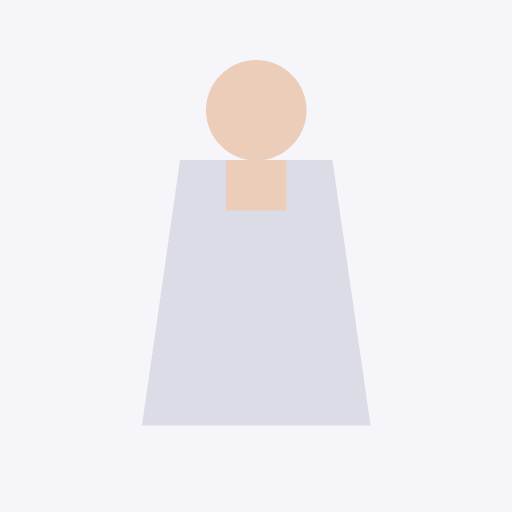
#> input picture examples/person/person_01.png, 1024 x 1024 px (shown at 1/2 size); its folder holds only this picture in this run
$ python run_catvton_test.py
#> lines starting #> are read from the running program, lines starting #| are printed output that depends on the picture
from __future__ import annotations

import argparse
import json
import logging
import sys
from pathlib import Path
from PIL import Image, ImageDraw

workspace_root = Path(__file__).resolve().parents[2]
if str(workspace_root) not in sys.path:
    sys.path.insert(0, str(workspace_root))

from src.virtual_tryon.models import PersonConditioningInput, GarmentConditioningInput
from src.virtual_tryon.tryon_pipeline import TryOnConfig, VirtualTryOnPipeline
from src.models.model_manager import ModelManager


def main():
    parser = argparse.ArgumentParser(description="FabricVision-AI Automated CatVTON Virtual Try-On Pipeline")
    parser.add_argument("--person_image", type=str, default=None, help="Path to target person image")
    parser.add_argument("--garment_image", type=str, default=None, help="Path to FLUX generated garment image")
    parser.add_argument("--allow_fallback", action="store_true", default=False, help="Allow fallback generation if model weights missing")
    args = parser.parse_args()

    logging.basicConfig(level=logging.INFO, format="%(asctime)s - %(name)s - %(levelname)s - %(message)s")

    # 1. Resolve Person Image
    if args.person_image:
        person_path = Path(args.person_image)
    else:
        person_path = workspace_root / "examples" / "person" / "person_01.png"
        if not person_path.exists():
            person_path.parent.mkdir(parents=True, exist_ok=True)
            img = Image.new("RGB", (1024, 1024), color=(240, 240, 245))
            draw = ImageDraw.Draw(img)
            draw.ellipse([412, 120, 612, 320], fill=(235, 205, 185))
            draw.polygon([(360, 320), (664, 320), (740, 850), (284, 850)], fill=(220, 220, 230))
            img.save(person_path, "PNG")

    person_img = Image.open(person_path)
#> person_img is the input picture: PIL image 1024x1024 RGB; mean R, G, B 240, 238.8, 243.7

    # 2. Resolve FLUX Generated Garment Image
    if args.garment_image:
        garment_path = Path(args.garment_image)
    else:
        garment_dir = workspace_root / "outputs" / "garment_generation" / "images"
        if not garment_dir.exists():
            garment_dir = workspace_root / "outputs" / "generated_garments" / "images"
        garment_files = list(garment_dir.glob("*.png")) if garment_dir.exists() else []
        if garment_files:
            garment_path = garment_files[0]
        else:
            garment_path = workspace_root / "outputs" / "garment_generation" / "images" / "flux_garment.png"
            garment_path.parent.mkdir(parents=True, exist_ok=True)
            g_img = Image.new("RGB", (512, 512), color=(255, 255, 255))
#> g_img: PIL image 512x512 RGB; every value is 255
            draw = ImageDraw.Draw(g_img)
            draw.rectangle([128, 100, 384, 450], fill=(20, 50, 180), outline=(200, 200, 210), width=3)
            g_img.save(garment_path, "PNG")
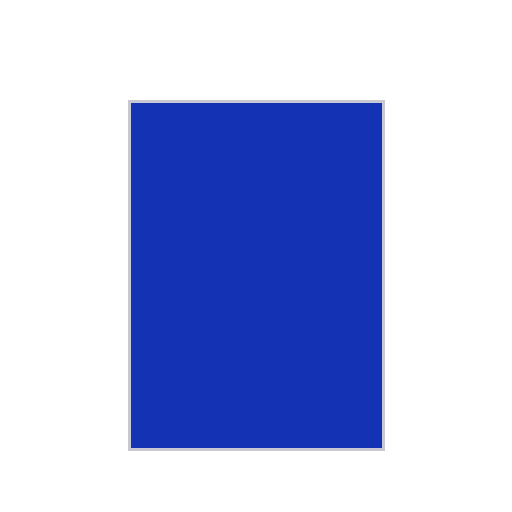
#> saved as flux_garment.png: PIL image 512x512 RGB; mean R, G, B 176.6, 186.5, 229.6

    garment_img = Image.open(garment_path)

    # 3. Model lifecycle management: Switch to CatVTON sequentially
    model_manager = ModelManager()
    print("=== Step 1: Sequential Model Switch to CatVTON ===")
    model_manager.switch_to("catvton")

    # 4. Initialize CatVTON Pipeline
    config = TryOnConfig(
        config_dir=str(workspace_root / "configs"),
        output_root=str(workspace_root / "outputs" / "virtual_tryon"),
        experiments_root=str(workspace_root / "experiments"),
        height=1024,
        width=1024,
        allow_fallback=args.allow_fallback,
    )
    pipeline = VirtualTryOnPipeline(config=config)

    # 5. Run Virtual Try-On
    person_input = PersonConditioningInput(person_image=person_img)
    garment_input = GarmentConditioningInput(garment_image=garment_img, garment_type="kurti")

    print("\n=== Step 2: Running Real CatVTON Virtual Try-On Pipeline ===")
    result = pipeline.run(
        person_input=person_input,
        garment_input=garment_input,
        output_filename=f"tryon_{garment_path.stem}",
        person_filename=person_path.name,
        garment_filename=garment_path.name,
    )

    print(f"\nTry-On Status: {result.status}")
    print(f"Final Try-On Image Path: {result.image_path}")
    print(f"Metadata Summary Path: {result.metadata_path}")

    # Clean up GPU memory
    model_manager.clear_vram()


if __name__ == "__main__":
    main()
#> (the call stopped at in main, `model_manager = ModelManager()`: src is not available in this run)
